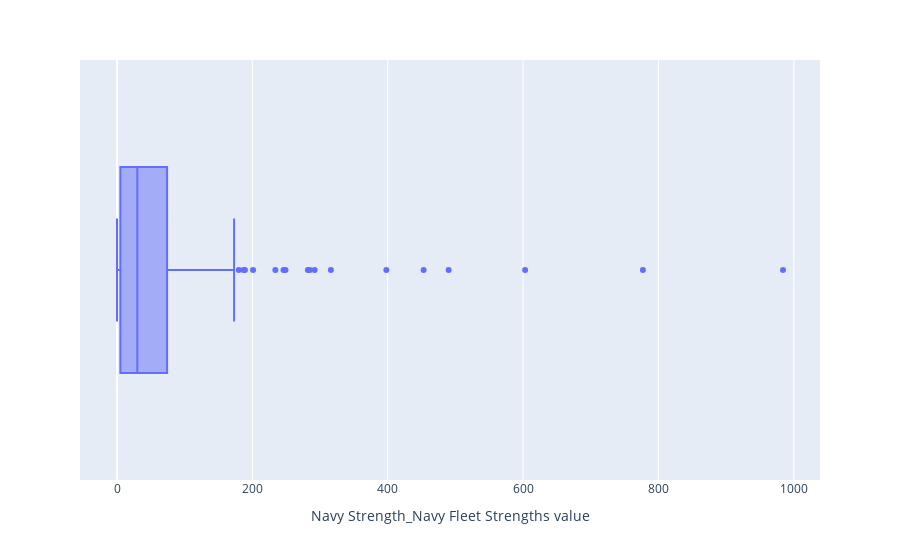

The notebook cell this image was saved under:
### Code cell
fig = px.box(df, x = df["Navy Strength_Navy Fleet Strengths value"],
             hover_name=df["2020 ranking_country"])

fig.show()

### Figure 1 — Plotly figure (JSON) as saved in the notebook; plotly's stock layout.template omitted (floating-point values rounded to 4 significant figures; data arrays with more than 128 entries replaced by an {"elided": "..."} marker saying what was removed)
{"data": [{"alignmentgroup": "True", "hovertemplate": "<b>%{hovertext}</b><br><br>Navy Strength_Navy Fleet Strengths value=%{x}<extra></extra>", "hovertext": {"elided": "138 str values"}, "legendgroup": "", "marker": {"color": "#636efa"}, "name": "", "notched": false, "offsetgroup": "", "orientation": "h", "showlegend": false, "type": "box", "x": {"elided": "138 int values"}, "x0": " ", "xaxis": "x", "y0": " ", "yaxis": "y"}], "layout": {"boxmode": "group", "legend": {"tracegroupgap": 0}, "margin": {"t": 60}, "xaxis": {"anchor": "y", "domain": [0, 1], "title": {"text": "Navy Strength_Navy Fleet Strengths value"}}, "yaxis": {"anchor": "x", "domain": [0, 1]}}}
